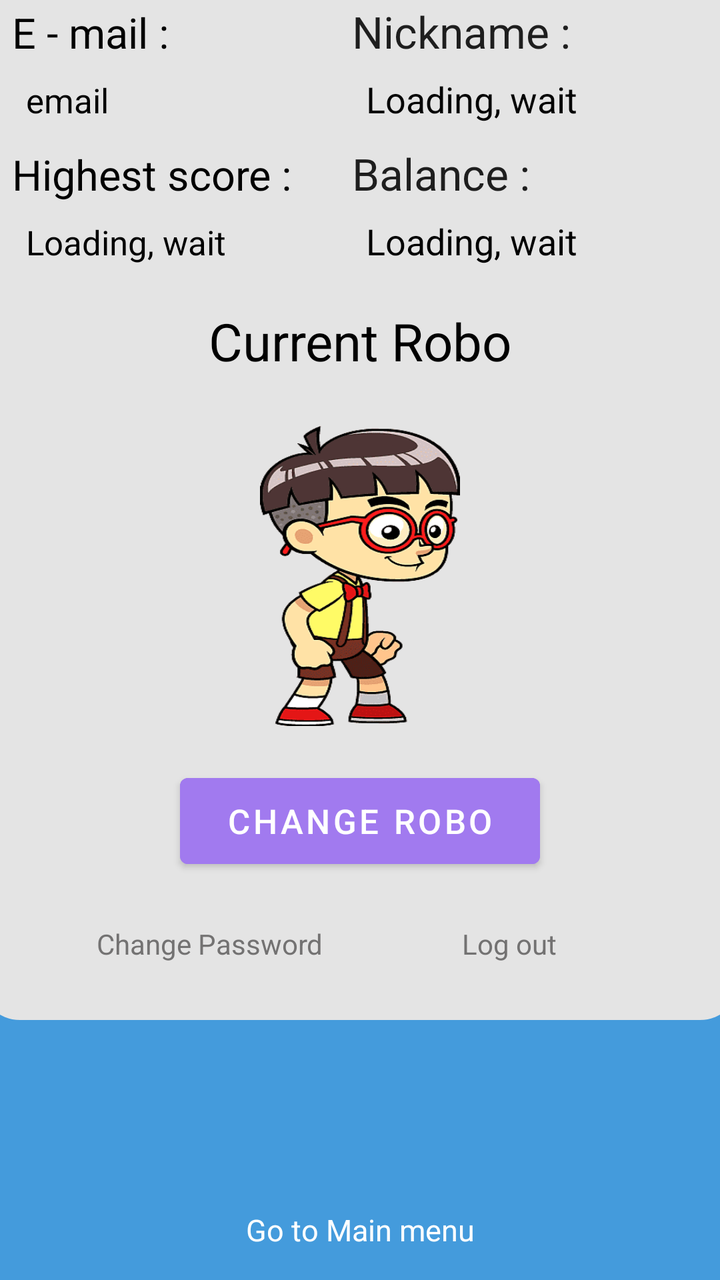
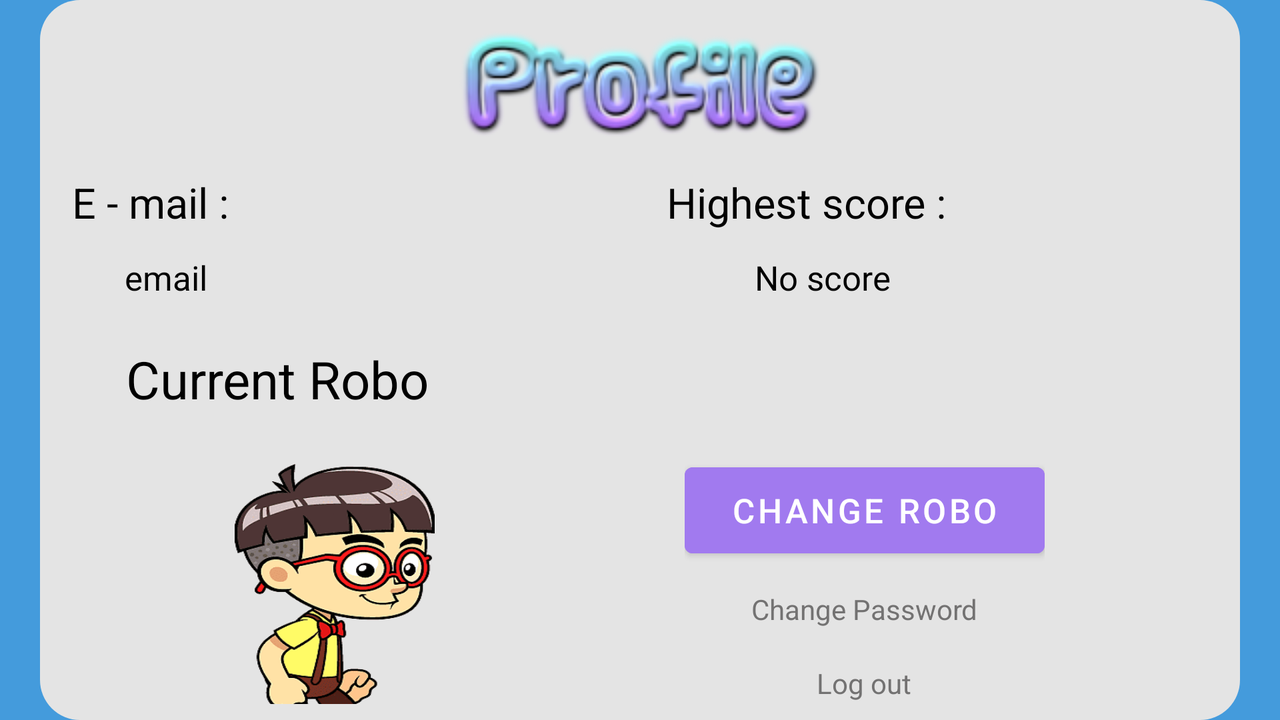

Two renders of one Android screen. The first uses the default layout on a phone; the second uses the alternative layout the repository ships for a different screen configuration, on a matching device. The two XML files are below.
<!-- AndroidManifest.xml: application theme Theme.SmellGood -->
<!-- res/layout/player_profile.xml -->
<?xml version="1.0" encoding="utf-8"?>
<LinearLayout xmlns:android="http://schemas.android.com/apk/res/android"
    xmlns:app="http://schemas.android.com/apk/res-auto"
    android:layout_width="match_parent"
    android:layout_height="match_parent"
    android:background="#449BDC"
    android:gravity="bottom|center_horizontal"
    android:orientation="vertical">

    <LinearLayout
        android:layout_width="380dp"
        android:layout_height="600dp"
        android:background="@drawable/border"
        android:gravity="center_horizontal|top"
        android:orientation="vertical">

        <ImageView
            android:id="@+id/imageView6"
            android:layout_width="match_parent"
            android:layout_height="wrap_content"
            android:layout_marginBottom="15dp"
            android:scaleType="centerInside"
            app:srcCompat="@drawable/prof" />

        <LinearLayout
            android:layout_width="match_parent"
            android:layout_height="wrap_content"
            android:orientation="horizontal">

            <TextView
                android:id="@+id/textView2"
                android:layout_width="150dp"
                android:layout_height="wrap_content"
                android:layout_marginStart="8dp"
                android:layout_marginBottom="8dp"
                android:text="E - mail :"
                android:textAppearance="@style/TextAppearance.AppCompat.Large"
                android:textColor="#000000"
                android:textSize="21sp" />

            <TextView
                android:id="@+id/textView3"
                android:layout_width="150dp"
                android:layout_height="wrap_content"
                android:layout_weight="1"
                android:paddingStart="20dp"
                android:text="Nickname :"
                android:textAppearance="@style/TextAppearance.AppCompat.Large" />
        </LinearLayout>

        <LinearLayout
            android:layout_width="match_parent"
            android:layout_height="wrap_content"
            android:orientation="horizontal">

            <TextView
                android:id="@+id/nickname"
                android:layout_width="170dp"
                android:layout_height="wrap_content"
                android:layout_marginStart="15dp"
                android:layout_marginBottom="12dp"
                android:text="email"
                android:textAppearance="@style/TextAppearance.AppCompat.Medium"
                android:textColor="#000000"
                android:textSize="17sp" />

            <TextView
                android:id="@+id/nickP"
                android:layout_width="wrap_content"
                android:layout_height="wrap_content"
                android:layout_weight="1"
                android:text="Loading, wait"
                android:textAppearance="@style/TextAppearance.AppCompat.Medium"
                android:textColor="#040404" />
        </LinearLayout>

        <LinearLayout
            android:layout_width="match_parent"
            android:layout_height="wrap_content"
            android:orientation="horizontal">

            <TextView
                android:id="@+id/textView4"
                android:layout_width="170dp"
                android:layout_height="wrap_content"
                android:layout_marginStart="8dp"
                android:layout_marginBottom="8dp"
                android:text="Highest score :"
                android:textAppearance="@style/TextAppearance.AppCompat.Large"
                android:textColor="#000000"
                android:textSize="21sp"
                android:visibility="visible" />

            <TextView
                android:id="@+id/textView7"
                android:layout_width="wrap_content"
                android:layout_height="wrap_content"
                android:layout_weight="1"
                android:text="Balance :"
                android:textAppearance="@style/TextAppearance.AppCompat.Large" />
        </LinearLayout>

        <LinearLayout
            android:layout_width="match_parent"
            android:layout_height="wrap_content"
            android:orientation="horizontal">

            <TextView
                android:id="@+id/scoreProfile"
                android:layout_width="170dp"
                android:layout_height="wrap_content"
                android:layout_marginStart="15dp"
                android:layout_marginBottom="12dp"
                android:text="Loading, wait"
                android:textColor="#000000"
                android:textSize="17sp"
                android:visibility="visible" />

            <TextView
                android:id="@+id/ball"
                android:layout_width="wrap_content"
                android:layout_height="wrap_content"
                android:layout_weight="1"
                android:text="Loading, wait"
                android:textAppearance="@style/TextAppearance.AppCompat.Medium"
                android:textColor="#000000" />
        </LinearLayout>

        <TextView
            android:id="@+id/textView6"
            android:layout_width="match_parent"
            android:layout_height="wrap_content"
            android:layout_marginTop="10dp"
            android:layout_marginBottom="25dp"
            android:text="Current Robo"
            android:textAlignment="center"
            android:textAppearance="@style/TextAppearance.AppCompat.Large"
            android:textColor="#000000"
            android:textSize="26sp" />

        <ImageView
            android:id="@+id/robko"
            android:layout_width="100dp"
            android:layout_height="150dp"
            android:layout_marginBottom="20dp"
            android:scaleType="fitXY"
            app:srcCompat="@drawable/robostand" />

        <Button
            android:id="@+id/change"
            android:layout_width="180dp"
            android:layout_height="55dp"
            android:backgroundTint="#a17aef"
            android:text="Change Robo"
            android:textColor="#FFFFFF"
            android:textSize="17sp" />

        <LinearLayout
            android:layout_width="wrap_content"
            android:layout_height="match_parent"
            android:gravity="center|center_horizontal"
            android:orientation="horizontal">

            <TextView
                android:id="@+id/changepass"
                android:layout_width="125dp"
                android:layout_height="30dp"
                android:layout_marginTop="7dp"
                android:layout_marginEnd="25dp"
                android:layout_marginBottom="5dp"
                android:layout_weight="1"
                android:gravity="center|clip_vertical"
                android:text="Change Password"
                android:textColor="#737272" />

            <TextView
                android:id="@+id/logout"
                android:layout_width="125dp"
                android:layout_height="30dp"
                android:layout_marginTop="7dp"
                android:layout_marginBottom="5dp"
                android:gravity="center|clip_vertical"
                android:text="Log out"
                android:textColor="#737272" />
        </LinearLayout>

    </LinearLayout>

    <TextView
        android:id="@+id/goBack3"
        android:layout_width="match_parent"
        android:layout_height="30dp"
        android:layout_marginTop="90dp"
        android:layout_marginBottom="10dp"
        android:gravity="center"
        android:text="Go to Main menu"
        android:textAppearance="@style/TextAppearance.AppCompat.Large"
        android:textColor="#FFFFFF"
        android:textSize="15sp" />
</LinearLayout>
<!-- resources referenced by this layout -->
<resources>
  <!-- drawable border (drawable) -->
  <?xml version="1.0" encoding="UTF-8"?>
  <shape xmlns:android="http://schemas.android.com/apk/res/android" android:shape="rectangle">
      <corners android:radius="20dp"/>
      <padding android:left="8dp" android:right="8dp" android:top="8dp" android:bottom="8dp"/>
      <solid android:color="#E4E4E4" />
  </shape>
  <!-- drawable prof: png bitmap (drawable, 22632 bytes) -->
  <!-- drawable robostand: png bitmap (drawable, 30182 bytes) -->
  <style name="Theme.SmellGood" parent="Theme.MaterialComponents.DayNight.NoActionBar">
          
          <item name="colorPrimary">@color/purple_500</item>
          <item name="colorPrimaryVariant">@color/purple_700</item>
          <item name="colorOnPrimary">@color/white</item>
          
          <item name="colorSecondary">@color/teal_200</item>
          <item name="colorSecondaryVariant">@color/teal_700</item>
          <item name="colorOnSecondary">@color/black</item>
          
          <item name="android:statusBarColor" tools:targetApi="l">?attr/colorPrimaryVariant</item>
          
      </style>
  <color name="purple_500">#a17aef</color>
  <color name="purple_700">#a17aef</color>
  <color name="white">#FFFFFFFF</color>
  <color name="teal_200">#FF03DAC5</color>
  <color name="teal_700">#FF018786</color>
  <color name="black">#FF000000</color>
</resources>
<!-- res/layout-land/player_profile.xml (the repository's variant of the layout above) -->
<!-- drawn on the phone turned sideways -->
<?xml version="1.0" encoding="utf-8"?>
<LinearLayout xmlns:android="http://schemas.android.com/apk/res/android"
    xmlns:app="http://schemas.android.com/apk/res-auto"
    xmlns:tools="http://schemas.android.com/tools"
    android:layout_width="match_parent"
    android:layout_height="match_parent"
    android:background="#449BDC"
    android:gravity="center|center_horizontal"
    android:orientation="vertical">

    <LinearLayout
        android:layout_width="600dp"
        android:layout_height="wrap_content"
        android:background="@drawable/border"
        android:gravity="center_horizontal|top"
        android:orientation="vertical">

        <ImageView
            android:id="@+id/imageView6"
            android:layout_width="match_parent"
            android:layout_height="wrap_content"
            android:layout_marginBottom="15dp"
            android:scaleType="centerInside"
            app:srcCompat="@drawable/prof"
            tools:ignore="ImageContrastCheck" />

        <LinearLayout
            android:layout_width="match_parent"
            android:layout_height="match_parent"
            android:gravity="center"
            android:orientation="horizontal">

            <TextView
                android:id="@+id/textView2"
                android:layout_width="150dp"
                android:layout_height="wrap_content"
                android:layout_marginStart="8dp"
                android:layout_marginBottom="8dp"
                android:text="@string/e_mail"
                android:textAppearance="@style/TextAppearance.AppCompat.Large"
                android:textColor="#000000"
                android:textSize="21sp" />

            <TextView
                android:id="@+id/textView4"
                android:layout_width="match_parent"
                android:layout_height="wrap_content"
                android:layout_marginStart="8dp"
                android:layout_marginBottom="8dp"
                android:gravity="center"
                android:text="@string/highest_score"
                android:textAppearance="@style/TextAppearance.AppCompat.Large"
                android:textColor="#000000"
                android:textSize="21sp"
                android:visibility="visible" />

        </LinearLayout>

        <LinearLayout
            android:layout_width="match_parent"
            android:layout_height="match_parent"
            android:gravity="center_horizontal"
            android:orientation="horizontal">

            <TextView
                android:id="@+id/nickname"
                android:layout_width="300dp"
                android:layout_height="wrap_content"
                android:layout_marginBottom="12dp"
                android:text="@string/email"
                android:textAppearance="@style/TextAppearance.AppCompat.Medium"
                android:textColor="#000000"
                android:textSize="17sp" />

            <TextView
                android:id="@+id/scoreProfile"
                android:layout_width="200dp"
                android:layout_height="wrap_content"
                android:layout_marginStart="15dp"
                android:layout_marginBottom="12dp"
                android:text="No score"
                android:textColor="#000000"
                android:textSize="17sp"
                android:visibility="visible" />
        </LinearLayout>

        <TextView
            android:id="@+id/textView6"
            android:layout_width="match_parent"
            android:layout_height="wrap_content"
            android:layout_marginTop="10dp"
            android:layout_marginBottom="25dp"
            android:paddingStart="35dp"
            android:text="Current Robo"
            android:textAlignment="viewStart"
            android:textAppearance="@style/TextAppearance.AppCompat.Large"
            android:textColor="#000000"
            android:textSize="26sp" />

        <LinearLayout
            android:layout_width="match_parent"
            android:layout_height="match_parent"
            android:gravity="center_horizontal"
            android:orientation="horizontal">

            <ImageView
                android:id="@+id/robko"
                android:layout_width="100dp"
                android:layout_height="150dp"
                android:layout_marginEnd="50dp"
                android:layout_marginBottom="20dp"
                android:scaleType="fitXY"
                app:srcCompat="@drawable/robostand" />

            <LinearLayout
                android:layout_width="wrap_content"
                android:layout_height="match_parent"
                android:layout_marginStart="75dp"
                android:layout_marginEnd="0dp"
                android:gravity="center"
                android:orientation="vertical">

                <Button
                    android:id="@+id/change"
                    android:layout_width="180dp"
                    android:layout_height="55dp"
                    android:backgroundTint="#a17aef"
                    android:text="Change Robo"
                    android:textColor="#FFFFFF"
                    android:textSize="17sp" />

                <TextView
                    android:id="@+id/changepass"
                    android:layout_width="125dp"
                    android:layout_height="30dp"
                    android:layout_marginTop="7dp"
                    android:gravity="center|clip_vertical"
                    android:text="Change Password"
                    android:textColor="#737272" />

                <TextView
                    android:id="@+id/logout"
                    android:layout_width="125dp"
                    android:layout_height="30dp"
                    android:layout_marginTop="7dp"
                    android:gravity="center|clip_vertical"
                    android:text="Log out"
                    android:textColor="#737272" />

            </LinearLayout>
        </LinearLayout>

    </LinearLayout>
</LinearLayout>
<!-- resources referenced by the variant -->
<!-- as the phone turned sideways resolves them -->
<resources>
  <!-- drawable border (drawable) -->
  <?xml version="1.0" encoding="UTF-8"?>
  <shape xmlns:android="http://schemas.android.com/apk/res/android" android:shape="rectangle">
      <corners android:radius="20dp"/>
      <padding android:left="8dp" android:right="8dp" android:top="8dp" android:bottom="8dp"/>
      <solid android:color="#E4E4E4" />
  </shape>
  <!-- drawable prof: png bitmap (drawable, 22632 bytes) -->
  <!-- drawable robostand: png bitmap (drawable, 30182 bytes) -->
  <string name="e_mail">E - mail :</string>
  <string name="email">email</string>
  <string name="highest_score">Highest score :</string>
  <style name="Theme.SmellGood" parent="Theme.MaterialComponents.DayNight.NoActionBar">
          
          <item name="colorPrimary">@color/purple_500</item>
          <item name="colorPrimaryVariant">@color/purple_700</item>
          <item name="colorOnPrimary">@color/white</item>
          
          <item name="colorSecondary">@color/teal_200</item>
          <item name="colorSecondaryVariant">@color/teal_700</item>
          <item name="colorOnSecondary">@color/black</item>
          
          <item name="android:statusBarColor" tools:targetApi="l">?attr/colorPrimaryVariant</item>
          
      </style>
  <color name="purple_500">#a17aef</color>
  <color name="purple_700">#a17aef</color>
  <color name="white">#FFFFFFFF</color>
  <color name="teal_200">#FF03DAC5</color>
  <color name="teal_700">#FF018786</color>
  <color name="black">#FF000000</color>
</resources>
